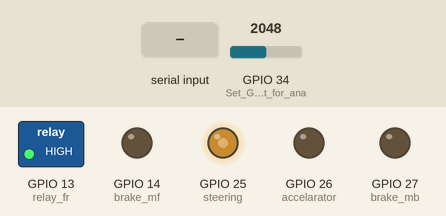
Simulated run of this sketch. Board: ESP32. Parts: switched loads named in the sketch (green lamp = pin HIGH), output pins drawn as LEDs (lit = HIGH). The test bench sets the inputs (shaded band); at power-on: GPIO 34 (Set_GPIO_as_input_for_ana) = 2048. Nothing arrives over Bluetooth unless stated.

Above: at 1.2 s.
1.3 s: "90,45\n" received over the second serial link
At 2.1 s:
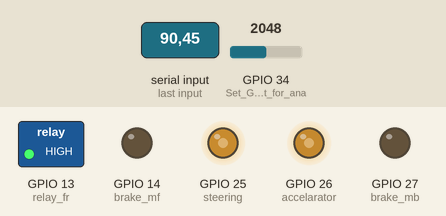
2.8 s: GPIO 34 (Set_GPIO_as_input_for_ana) set to 1817
5.8 s: GPIO 34 (Set_GPIO_as_input_for_ana) set to 1750
8.1 s: "u" received over the second serial link
At 9.9 s:
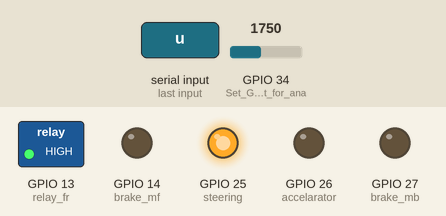
10.3 s: "U" received over the second serial link
At 10.7 s:
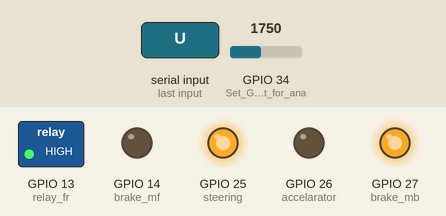
12.4 s: "90\n" received over the second serial link
At 12.8 s:
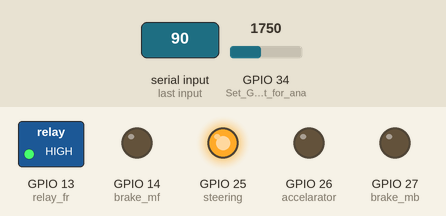
Timing chart, 0 to 14.9 s (numbered marks = the images above; inputs shaded):
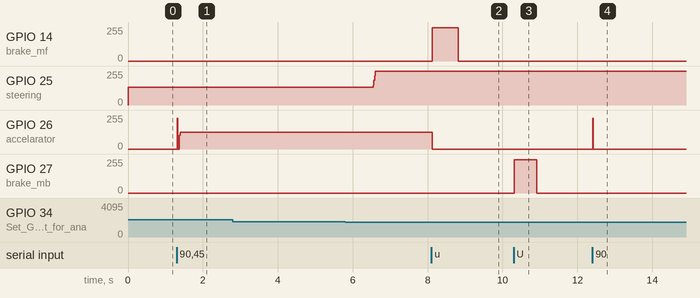

Measured:
- after the input at 1.3 s, GPIO 26 (accelarator): 0/255 → 127/255 at once
- after the input at 2.8 s, every drawn part: stays the same
- after the input at 8.1 s, GPIO 14 (brake_mf): 0/255 → 249/255 at once, → 0/255 0.70 s later; GPIO 26 (accelarator): 127/255 → 0/255 at once
- after the input at 10.3 s, GPIO 27 (brake_mb): 0/255 → 249/255 at once, → 0/255 0.60 s later
- after the input at 12.4 s, GPIO 26 (accelarator): 0/255 → 229/255 at once, → 0/255 0.02 s later

The sketch:

Car_ESP_Final.ino
```cpp
#include <BluetoothSerial.h>

#define limit 75 // Limit for the PID output

#define relay_fr 13
#define brake_mf 14 // Motor forward pin
#define brake_mb 27 // Motor backward pin
#define accelarator 26
#define steering 25

BluetoothSerial SerialBT; // Create Bluetooth Serial object

int tg_angle = 0; // Variable to store the target angle

// pid variables
float kp = 6, ki = 4.0, kd = 0; // PID coefficients
int previous_error = 0;         // Previous error for PID
int integral = 0;               // Integral term for PID

uint8_t speed = 0; // Speed variable for motor control

void setup()
{
    pinMode(steering, OUTPUT);    // Set DAC pin as output (not strictly necessary for DAC)
    pinMode(accelarator, OUTPUT); // Set GPIO 26 as output for DAC
    pinMode(relay_fr, OUTPUT);    // Set relay pin as output
    digitalWrite(relay_fr, HIGH); // Turn on the relay

    ledcAttach(brake_mf, 1000, 8);
    ledcAttach(brake_mb, 1000, 8);
    ledcWrite(brake_mf, 0);
    ledcWrite(brake_mb, 0);

    dacWrite(steering, 0);    // Initialize DAC output to 0
    dacWrite(accelarator, 0); // Initialize GPIO 26 output to 0
    // Attach GPIO 34 as input for analog reading
    pinMode(34, INPUT); // Set GPIO as input for analog reading

    SerialBT.begin("CarESP"); // Bluetooth device name
    SerialBT.println("Bluetooth Serial started. Pair and connect to 'CarESP'.");
}

void loop()
{
    if (SerialBT.available())
    {
        char cmd = SerialBT.read(); // Read command from Bluetooth
        if (cmd == 'S')
            1+1;
        else if (cmd >= '0' && cmd <= '9')
        {
            speed = (cmd - '0') * 255 / 10.0; // Convert char to int
            SerialBT.print("Speed set to: ");
            SerialBT.println(speed);
            dacWrite(accelarator, speed); // Set speed on GPIO 26
        }
        else if (cmd == 'F')
        {
            digitalWrite(relay_fr, HIGH); // Set relay to forward
            SerialBT.println("Relay set to Forward");
        }
        else if (cmd == 'B')
        {
            digitalWrite(relay_fr, LOW); // Set relay to backward
            SerialBT.println("Relay set to Backward");
        }
        else if (cmd == 'R')
        {
            tg_angle += 5; // Increase target angle
            if (tg_angle > 35)
                tg_angle = 35; // Limit to max angle
            SerialBT.print("Target Angle increased to: ");
            SerialBT.println(tg_angle);
            delay(50); // Delay to avoid rapid changes
        }
        else if (cmd == 'L')
        {
            tg_angle -= 5; // Decrease target angle
            if (tg_angle < -35)
                tg_angle = -35; // Limit to min angle
            SerialBT.print("Target Angle decreased to: ");
            SerialBT.println(tg_angle);
            delay(50); // Delay to avoid rapid changes
        }
        else if (cmd == 'u')
        {
            speed = 0;                    // Stop the motor
            dacWrite(accelarator, speed); // Set speed on GPIO 26
            ledcWrite(brake_mf, 250);     // Brake motor forward
            ledcWrite(brake_mb, 0);       // Stop motor backward
            SerialBT.println("Brake applied, Motor stopped");
            delay(700);             // Delay to allow motor to stop
            ledcWrite(brake_mf, 0); // Release brake motor forward
            ledcWrite(brake_mb, 0); // Release brake motor backwar
        }
        else if (cmd == 'U')
        {
            ledcWrite(brake_mf, 0);   // Release brake motor forward
            ledcWrite(brake_mb, 250); // Brake motor backward
            SerialBT.println("Brake released");
            delay(600);
            ledcWrite(brake_mf, 0); // Release brake motor forward
            ledcWrite(brake_mb, 0); // Release brake motor backward
        }
    }
    // Measure the current angle
    int current_angle = measure_angle();
    SerialBT.print("Current Angle: ");
    SerialBT.println(current_angle);

    // Calculate PID control
    int error = tg_angle - current_angle; // Calculate error
    if (abs(error) < 2)                   // If error is small, reset integral term
    {
        // ki = 0; // Reset integral term if error is zero
        integral = 0; // Reset integral term
    }
    integral += error;                                         // Update integral term
    int derivative = error - previous_error;                   // Calculate derivative term
    int output = kp * error + ki * integral + kd * derivative; // PID output
    previous_error = error;                                    // Update previous error for next iteration
    output = constrain(output, -limit, limit);                 // Constrain output to DAC range
    SerialBT.print("PID Output: ");
    SerialBT.println(output);
    // Write output to DAC
    dacWrite(steering, constrain(207 + output, 10, 255)); // Write to DAC pin 25
    delay(20);                                            // Delay for stability
}

int measure_angle()
{
    int analogValue = analogRead(34); // Use GPIO 34 as analog input
    // SerialBT.print("Raw Value: ");
    // SerialBT.print(analogValue);
    // SerialBT.print(" | ");
    analogValue = map(constrain(analogValue, 1300, 2500), 1300, 2500, -35, 35); // Map to a range of 0-100
    // SerialBT.print("Current Angle: ");
    // SerialBT.print(analogValue);
    // SerialBT.println(" degrees");
    return analogValue; // Return the target angle
}
```
